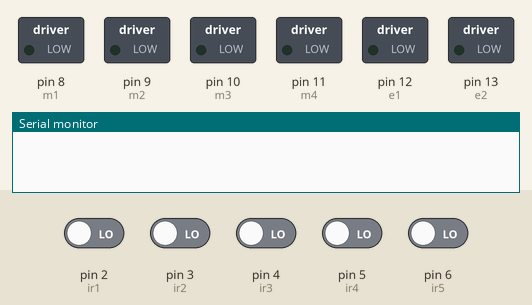
Bench run of a sketch on a simulated Arduino Uno, built with avr-gcc and run on an emulated ATmega328P. Parts: switched loads named in the sketch (green lamp = pin HIGH), the last lines printed to the serial monitor. Inputs (shaded band) come from the test bench; at power-on: pin 2 (ir1), pin 3 (ir2), pin 4 (ir3), pin 5 (ir4), pin 6 (ir5) LOW.

Above: at 1.2 s.
1.3 s: pin 2 (ir1) driven HIGH and pin 3 (ir2) driven HIGH
At 5.7 s:
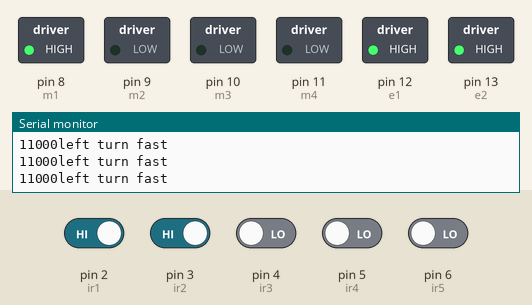
6.6 s: pin 6 (ir5) driven HIGH
At 7.7 s:
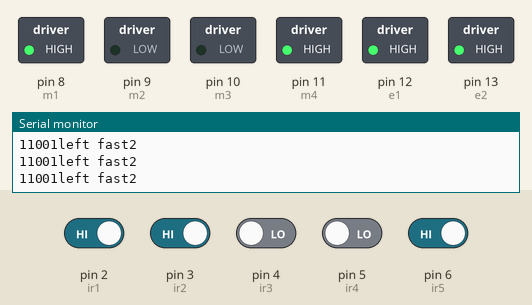
10.4 s: pin 5 (ir4) driven HIGH
At 11.7 s:
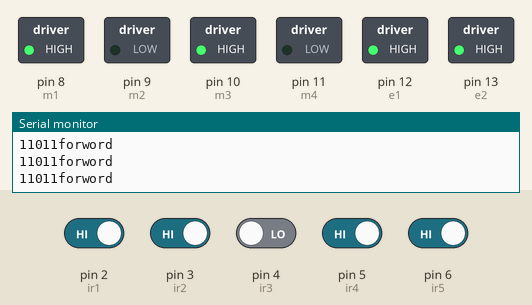
14.2 s: pin 3 (ir2) driven LOW
At 14.7 s:
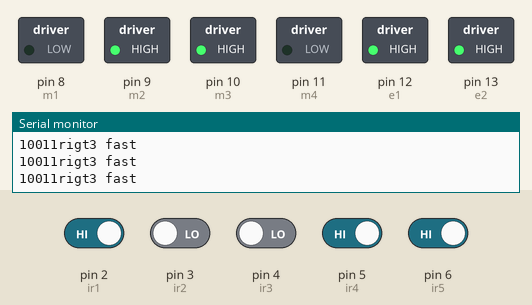
18.0 s: pin 4 (ir3) driven HIGH
At 18.8 s:
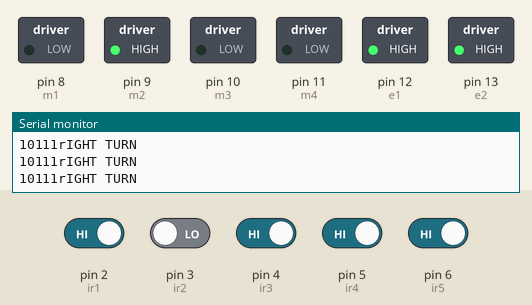
21.8 s: pin 4 (ir3) driven LOW
At 22.9 s:
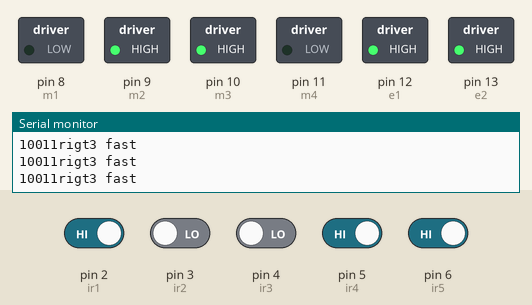
Timing chart, 0 to 24.8 s (numbered marks = the images above; inputs shaded):
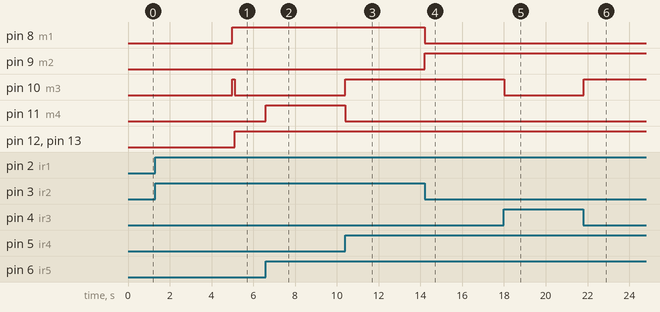

Measured:
- after the input at 1.3 s, pin 8 (m1): goes on until 5.0 s, then stays HIGH; pin 12 (e1), pin 13 (e2): LOW → HIGH after 3.8 s
- after the input at 6.6 s, pin 11 (m4): LOW → HIGH at once
- after the input at 10.4 s, pin 10 (m3): LOW → HIGH at once; pin 11 (m4): HIGH → LOW at once
- after the input at 14.2 s, pin 8 (m1): HIGH → LOW at once; pin 9 (m2): LOW → HIGH at once
- after the input at 18.0 s, pin 10 (m3): HIGH → LOW at once
- after the input at 21.8 s, pin 10 (m3): LOW → HIGH at once

The sketch:

round3.ino
```cpp
#define m1 8  //Right Motor MA1
#define m2 9  //Right Motor MA2
#define m3 10  //Left Motor MB1
#define m4 11 //Left Motor MB2
#define e1 12 //Right Motor Enable Pin EA
#define e2 13 //Left Motor Enable Pin EB

//**********5 Channel IR Sensor Connection**********//
#define ir1 2
#define ir2 3
#define ir3 4
#define ir4 5
#define ir5 6
//*************************************************//
  int flag=0;

void setup() {
  Serial.begin(9600);
  pinMode(m1, OUTPUT);
  pinMode(m2, OUTPUT);
  pinMode(m3, OUTPUT);
  pinMode(m4, OUTPUT);
  pinMode(e1, OUTPUT);
  pinMode(e2, OUTPUT);
  pinMode(ir1, INPUT);
  pinMode(ir2, INPUT);
  pinMode(ir3, INPUT);
  pinMode(ir4, INPUT);
  pinMode(ir5, INPUT);
}

void loop() {
  //Reading Sensor Values
  int s1 = digitalRead(ir1);  //Left Most Sensor
  int s2 = digitalRead(ir2);  //Left Sensor
  int s3 = digitalRead(ir3);  //Middle Sensor
  int s4 = digitalRead(ir4);  //Right Sensor
  int s5 = digitalRead(ir5);  //Right Most Sensor
//  int flag=0;

  //if only middle sensor detects black line
  if((s1 == 1) && (s2 == 1) && (s3 == 0) && (s4 == 1) && (s5 == 1))
  {
    //going forward with full speed
    analogWrite(e1, 255); //you can adjust the speed of the motors from 0-255
    analogWrite(e2, 255); //you can adjust the speed of the motors from 0-255

    digitalWrite(m1, HIGH);
    digitalWrite(m2, LOW);
    digitalWrite(m3, HIGH);
    digitalWrite(m4, LOW);
    Serial.print(s1);
Serial.print(s2);
Serial.print(s3);
Serial.print(s4);
Serial.print(s5);
Serial.println("forword");
  }

  //if only left sensor detects black line
  if((s1 == 1) && (s2 == 0) && (s3 == 1) && (s4 == 1) && (s5 == 1))
  {
    //going right with full speed
    analogWrite(e1, 255); //you can adjust the speed of the motors from 0-255
    analogWrite(e2, 255); //you can adjust the speed of the motors from 0-255
    digitalWrite(m1, LOW);
    digitalWrite(m2, HIGH);
    digitalWrite(m3, LOW);
    digitalWrite(m4, LOW);
    Serial.print(s1);
Serial.print(s2);
Serial.print(s3);
Serial.print(s4);
Serial.print(s5);
Serial.println("rIGHT TURN");
  }

  //if only left most sensor detects black line
  if((s1 == 0) && (s2 == 1) && (s3 == 1) && (s4 == 1) && (s5 == 1))
  {
    //going right with full speed
    analogWrite(e1, 255); //you can adjust the speed of the motors from 0-255
    analogWrite(e2, 255); //you can adjust the speed of the motors from 0-255
    digitalWrite(m1, LOW);
    digitalWrite(m2,HIGH);
    digitalWrite(m3, HIGH);
    digitalWrite(m4, LOW);
    Serial.print(s1);
Serial.print(s2);
Serial.print(s3);
Serial.print(s4);
Serial.print(s5);
Serial.println("sharp right");
  }

  //if only right sensor detects black line
  if((s1 == 1) && (s2 == 1) && (s3 == 1) && (s4 == 0) && (s5 == 1))
  {
    //going left with full speed
    analogWrite(e1, 255); //you can adjust the speed of the motors from 0-255
    analogWrite(e2, 255); //you can adjust the speed of the motors from 0-255
    digitalWrite(m1, HIGH);
    digitalWrite(m2, LOW);
    digitalWrite(m3, LOW);
    digitalWrite(m4, LOW);
    Serial.print(s1);
Serial.print(s2);
Serial.print(s3);
Serial.print(s4);
Serial.print(s5);
Serial.println("normaL LEFT");
  }

  //if only right most sensor detects black line
  if((s1 == 1) && (s2 == 1) && (s3 == 1) && (s4 == 1) && (s5 == 0))
  {
    //going left with full speed
    analogWrite(e1, 255); //you can adjust the speed of the motors from 0-255
    analogWrite(e2, 255); //you can adjust the speed of the motors from 0-255
    digitalWrite(m1, HIGH);
    digitalWrite(m2, LOW);
    digitalWrite(m3, LOW);
    digitalWrite(m4, HIGH);
  }

  //if middle and right sensor detects black line
  if((s1 == 1) && (s2 == 1) && (s3 == 0) && (s4 == 0) && (s5 == 1))
  {
    //going left with full speed
    analogWrite(e1, 255); //you can adjust the speed of the motors from 0-255
    analogWrite(e2, 255); //you can adjust the speed of the motors from 0-255
     digitalWrite(m1, HIGH);
    digitalWrite(m2, LOW);
    digitalWrite(m3, LOW);
    digitalWrite(m4, HIGH);
    Serial.print(s1);
Serial.print(s2);
Serial.print(s3);
Serial.print(s4);
Serial.print(s5);
Serial.println("left fast2 ");
  }

  //if middle and left sensor detects black line
  if((s1 == 1) && (s2 == 0) && (s3 == 0) && (s4 == 1) && (s5 == 1))
  {
    //going right with full speed
    analogWrite(e1, 255); //you can adjust the speed of the motors from 0-255
   analogWrite(e2, 255); //you can adjust the speed of the motors from 0-255
    digitalWrite(m1, LOW);
    digitalWrite(m2,HIGH);
    digitalWrite(m3, HIGH);
    digitalWrite(m4, LOW);
    Serial.print(s1);
Serial.print(s2);
Serial.print(s3);
Serial.print(s4);
Serial.print(s5);
Serial.println("rigt3 fast");
  }

  //if middle, left and left most sensor detects black line
  if((s1 == 0) && (s2 == 0) && (s3 == 0) && (s4 == 1) && (s5 == 1))
  {
    //going right with full speed
    analogWrite(e1, 255); //you can adjust the speed of the motors from 0-255
    analogWrite(e2, 255); //you can adjust the speed of the motors from 0-255
    digitalWrite(m1, LOW);
    digitalWrite(m2,HIGH);
    digitalWrite(m3, HIGH);
    digitalWrite(m4, LOW);
    Serial.print(s1);
Serial.print(s2);
Serial.print(s3);
Serial.print(s4);
Serial.print(s5);
Serial.println("right fast4");
  }

  //if middle, right and right most sensor detects black line
  if((s1 == 1) && (s2 == 1) && (s3 == 0) && (s4 == 0) && (s5 == 0))
  {
    //going left with full speed
    analogWrite(e1, 255); //you can adjust the speed of the motors from 0-255
    analogWrite(e2, 255); //you can adjust the speed of the motors from 0-255
    digitalWrite(m1, HIGH);
    digitalWrite(m2, LOW);
    digitalWrite(m3, LOW);
    digitalWrite(m4, LOW);
    Serial.print(s1);
Serial.print(s2);
Serial.print(s3);
Serial.print(s4);
Serial.print(s5);
Serial.println("left turn fast");
  }

  //if all sensors are on a white line
  if((s1 == 0) && (s2 == 0) && (s3 == 0) && (s4 == 0) && (s5 == 0))
  {
    //stop


      //stop
    digitalWrite(m1, LOW);
    digitalWrite(m2, LOW);
    digitalWrite(m3, LOW);
    digitalWrite(m4, LOW);
    delay(5000);
    if(flag<1)
      {
    digitalWrite(m1, HIGH);
    digitalWrite(m2, LOW);
    digitalWrite(m3, HIGH);
    digitalWrite(m4, LOW);

    flag++;
    delay(100);
      }

    else
    {
    digitalWrite(m1, LOW);
    digitalWrite(m2, LOW);
    digitalWrite(m3, LOW);
    digitalWrite(m4, LOW);
    delay(25000);
    }


  }


  if((s1 == 1) && (s2 == 0) && (s3 == 0) && (s4 == 0) && (s5 == 1))
  {

     digitalWrite(m1, LOW);
    digitalWrite(m2, LOW);
    digitalWrite(m3, LOW);
    digitalWrite(m4, LOW);


  }
  }
```
